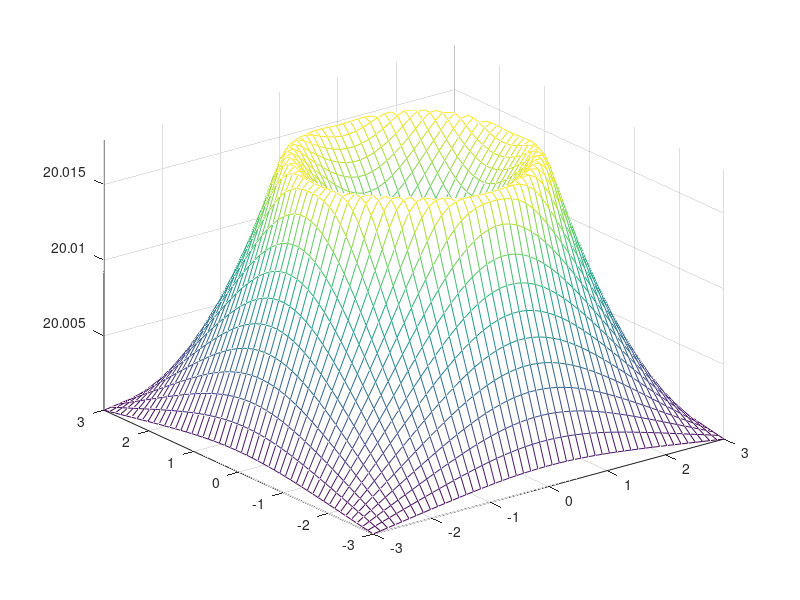

Write MATLAB code to recreate this figure.
%Solution to the Poisson equation with inhomogeneous Dirichlet BC

N=50; %Number of nodes
x=linspace(-3,3,N)'; %Discretization in x
y=x; %Discretization in y
[X,Y]=meshgrid(x,y); %Generation of meshgrid
R=sqrt(X.^2+Y.^2);
e=ones(N^2,1);
dx=x(2)-x(1);
CL=20; % Value of the BC

%Matrix of the linear system
A=spdiags([-e,-e,4*e,-e,-e],[-N,-1,0,1,N],N*N,N*N)/dx^2; 
A(N:N:N*N,N+1:N:N*N)=0; 
A(N+1:N:N*N,N:N:N*N)=0;

%Right hand side
%Source term
S=20*(R-1.5).^2.*(R-2).^2.*(R>1.5).*(R<2)-0.5*R.^2.*(R-1).^2.*(R<1);
q=reshape(S,N*N,1);
%Add the BC to the r.h.s
q(1:1:N)=q(1:1:N)+CL/dx^2; %Lower part of the domain
q(N:N:N*N)=q(N:N:N*N)+CL/dx^2; %Right part of the domain
q(1:N:N*N-N+1)=q(1:N:N*N-N+1)+CL/dx^2; %Left part of the domain
q(N*N-N+1:1:N*N)=q(N*N-N+1:1:N*N)+CL/dx^2; %Higher part of the domain

sol=A\q;

mesh(X,Y,reshape(sol,N,N));
axis tight;
